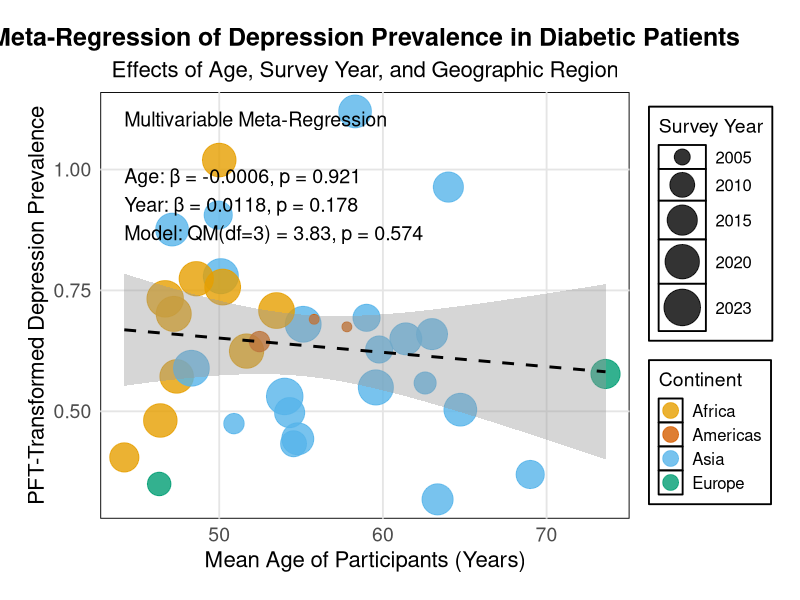
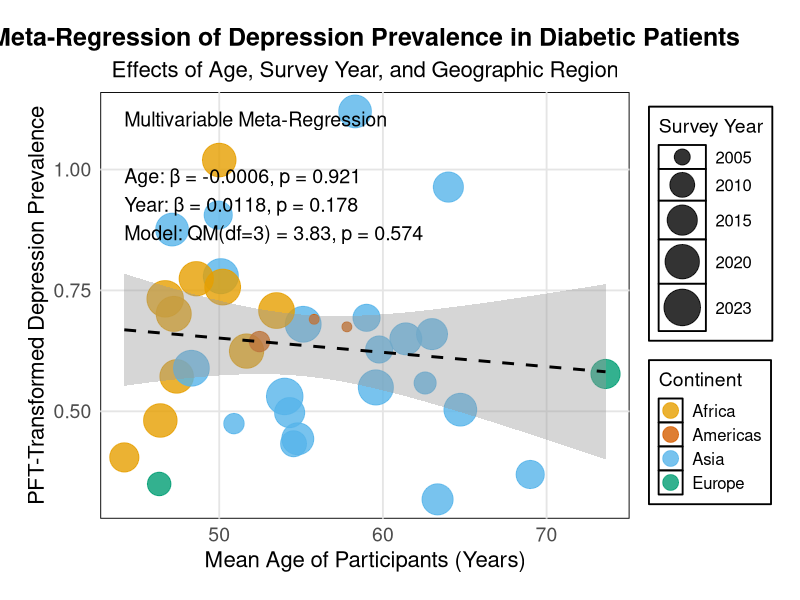
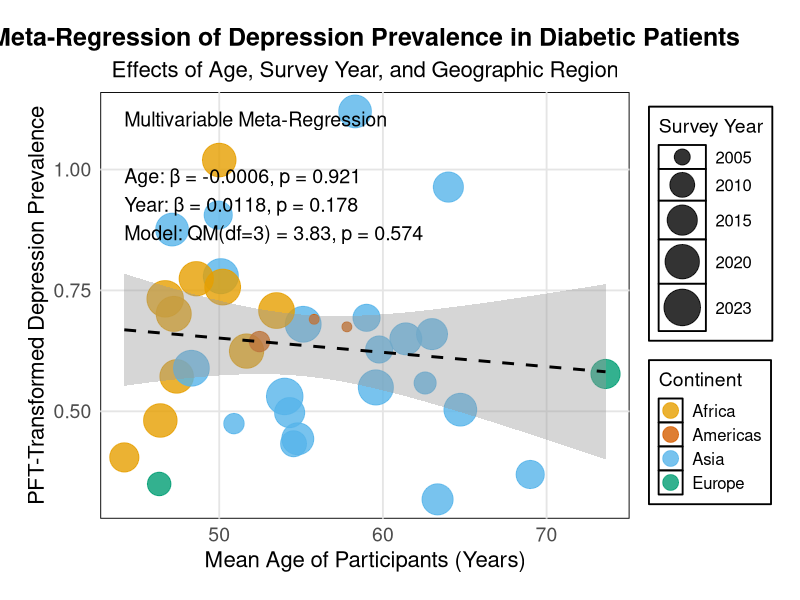

Source code (R) for these figures, in order:

library(metafor)
library(ggplot2)


data <- data.frame(
  study = c(
    "Mohamed Abd-Elgawad2023", "Shahad Abduljalil Abualhamael2024", 
    "Hesham Abuhegazy2022", "Seid Yimam Ali", "Abdullahi S. Aminu2017",
    "Muhammad Atif2018", "Gedion Asnake Azeze2020", "anteneh Messele Birhanu2016",
    "Habtamu Birhanu2022", "Tania Dehesh2020", "Mohamed Ebrahim2021",
    "Mohamed Hassan Elnaem2025", "Nigus Alemnew Engidaw2020", "Annie C. H. Fung2018",
    "Malgorzata Gorska-Ciebiada2014", "Sheikh Mohammed Shariful Islam2015",
    "Firdous Jahan2011", "Mihyun Jeong2021", "Ashmita Karki2024", 
    "Kankana Karpha2022", "Nuket Bayram Kayar2017", "Steven M. Kogan2007",
    "Rehanguli Maimaitituerxun2023", "Makda Abate Belew2023", "Eva O. Melin2017",
    "Nelda Mier2008①", "Nelda Mier2008②", "Nur Adam Mohamed2024",
    "Lili Husniati Yaacob2012", "Mussa R. Mussa2023", "Kabtamu Nigussie2023",
    "Hina Sharif2023", "Avinash K. Sunny2019", "Waleed M Sweileh2014",
    "Thitiphan Thaneerat2009", "Nhu Minh Hang Tran2021", "Allan Oliver Dampil2019",
    "Yiting Wang2016", "Weijun Zhang2015"
  ),
  country = c(
    "Egypt", "Saudi Arabia", "Saudi Arabia", "Ethiopia", "India", 
    "Pakistan", "Ethiopia", "Ethiopia", "Ethiopia", "Iran", "Ethiopia",
    "Malaysia", "Ethiopia", "China", "Poland", "Bangladesh", "Pakistan",
    "South Korea", "Nepal", "India", "Turkey", "USA", "China", "Ethiopia",
    "Sweden", "Mexico", "USA", "Somalia", "Malaysia", "Tanzania", "Ethiopia",
    "Pakistan", "Nepal", "Palestine", "Thailand", "Vietnam", "Philippines",
    "USA", "China"
  ),
  sample_size = c(
    679, 251, 350, 263, 200, 400, 410, 415, 310, 1500, 401, 606, 403, 325, 276,
    515, 320, 1529, 481, 152, 154, 200, 496, 426, 148, 200, 172, 360, 260, 267,
    416, 493, 278, 294, 250, 216, 476, 2182, 412
  ),
  depression_cases = c(
    232, 124, 128, 124, 75, 270, 120, 64, 129, 885, 196, 343, 86, 42, 82, 319, 56,
    149, 123, 60, 28, 72, 135, 203, 17, 81, 67, 161, 54, 194, 176, 152, 63, 120,
    70, 50, 386, 256, 142
  ),
  mean_age = c(
    51.67, 50.1, 61.4, 50.21, 63, 64, 47.4, 44.2, 47.22, 47.12, 48.6, NA, 46.4, 69,
    73.6, 49.94, 54.54, 63.34, 54, 55.13, 54.8, 52.46, 59.57, NA, 46.33, 55.8, 57.8,
    46.7, 50.9, 50, 53.5, 48.3, 54.3, 59, 62.58, 64.73, 58.3, NA, 59.77
  ),
  survey_year = c(
    2020, 2021, 2017, 2022, 2016, 2015, 2019, 2014, 2021, 2018, 2020,
    2022, 2019, 2013, 2014, 2013, 2011, 2016, 2023, 2022, 2017, 2007,
    2021, 2022, 2009, 2004, 2004, 2023, 2007, 2019, 2022, 2022, 2015,
    2012, 2008, 2018, 2018, 2008, 2012
  )
)


continent_mapping <- c(
  "Egypt" = "Africa", "Saudi Arabia" = "Asia", "Ethiopia" = "Africa", 
  "India" = "Asia", "Pakistan" = "Asia", "Iran" = "Asia", "Malaysia" = "Asia",
  "China" = "Asia", "Poland" = "Europe", "Bangladesh" = "Asia", 
  "South Korea" = "Asia", "Nepal" = "Asia", "Turkey" = "Asia", 
  "USA" = "Americas", "Sweden" = "Europe", "Mexico" = "Americas", 
  "Somalia" = "Africa", "Tanzania" = "Africa", "Palestine" = "Asia",
  "Thailand" = "Asia", "Vietnam" = "Asia", "Philippines" = "Asia"
)


data$continent <- continent_mapping[data$country]


data$pft_effect <- with(data, 0.5 * (
  asin(sqrt(depression_cases / (sample_size + 1))) + 
    asin(sqrt((depression_cases + 1) / (sample_size + 1)))
))


data$pft_variance <- with(data, 1 / (sample_size + 0.5))

                        
                        data_clean <- data[!is.na(data$mean_age), ]
                        
                        
                        multiv_model <- rma(
                          yi = pft_effect, 
                          vi = pft_variance, 
                          mods = ~ mean_age + survey_year + continent,
                          data = data_clean
                        )
                        
                      
                        year_min <- min(data_clean$survey_year)
                        year_max <- max(data_clean$survey_year)
                        year_range <- year_max - year_min
                        
                       
                        regression_plot <- ggplot(data_clean, aes(x = mean_age, y = pft_effect)) +
                          
                          geom_point(aes(color = continent, 
                                         size = survey_year),  
                                     alpha = 0.8, shape = 19) +
                          
                          
                          geom_smooth(method = "lm", se = TRUE, color = "black", linetype = "dashed") +
                          
                          
                          scale_color_manual(
                            values = c(Africa = "#E69F00", Asia = "#56B4E9", Europe = "#009E73", Americas = "#D55E00"),
                            name = "Continent"
                          ) +
                          
                          
                          scale_size_continuous(
                            name = "Survey Year",
                            breaks = c(2005, 2010, 2015, 2020, 2023),  
                            range = c(3, 12),  
                            labels = function(x) as.integer(x)  
                          ) +
                          
                         
                          annotate("text", 
                                   x = min(data_clean$mean_age), 
                                   y = max(data_clean$pft_effect),
                                   label = sprintf(
                                     "Multivariable Meta-Regression\n\nAge: β = %.4f, p = %.3f\nYear: β = %.4f, p = %.3f\nModel: QM(df=3) = %.2f, p = %.3f",
                                     multiv_model$beta[2], multiv_model$pval[2],
                                     multiv_model$beta[3], multiv_model$pval[3],
                                     multiv_model$QM, multiv_model$QMp
                                   ),
                                   hjust = 0, vjust = 1, size = 5) +
                          
                          labs(
                            x = "Mean Age of Participants (Years)",
                            y = "PFT-Transformed Depression Prevalence",
                            title = "Meta-Regression of Depression Prevalence in Diabetic Patients",
                            subtitle = "Effects of Age, Survey Year, and Geographic Region"
                          ) +
                          
                          
                          theme_minimal(base_size = 14) +
                          theme(
                            plot.title = element_text(face = "bold", hjust = 0.5, size = 18),
                            plot.subtitle = element_text(hjust = 0.5, size = 16),
                            axis.title = element_text(size = 16),
                            axis.text = element_text(size = 14),
                            legend.title = element_text(size = 14),
                            legend.text = element_text(size = 12),
                            legend.position = "right",
                            legend.background = element_rect(fill = "white", colour = "black"),
                            legend.key = element_rect(fill = "white", colour = "black"),
                            panel.grid.major = element_line(color = "grey90"),
                            panel.grid.minor = element_blank(),
                            panel.background = element_rect(fill = "white", color = "black"),
                            plot.background = element_rect(fill = "white", color = NA),
                            plot.margin = margin(20, 20, 20, 20)
                          ) +
                          
                          
                          guides(
                            color = guide_legend(override.aes = list(size = 5)),  
                            size = guide_legend()
                          )
                        
                        
                        ggsave("multivariable_meta_regression.tiff", regression_plot,
                               width = 12, height = 9, dpi = 1200, compression = "lzw", bg = "white")
                        
                        
                        ggsave("multivariable_meta_regression.pdf", regression_plot,
                               width = 12, height = 9, device = cairo_pdf, bg = "white")
                        
                       
                        print(regression_plot)
